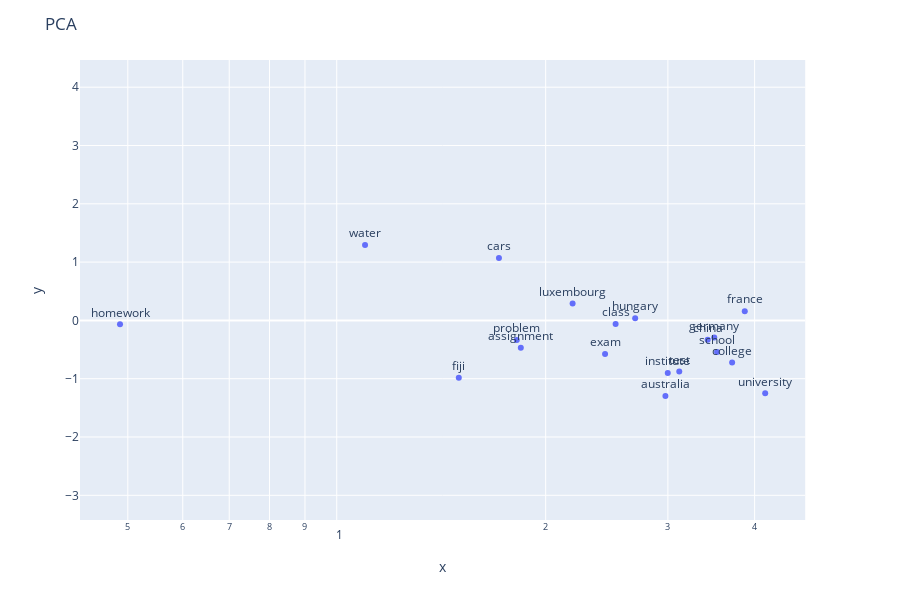

The code cell stored with this chart in its notebook:
### Code cell
display_pca_scatterplot_iplot(model, 
                        ['coffee', 'tea', 'beer', 'wine', 'brandy', 'rum', 'champagne', 'water',
                         'spaghetti', 'borscht', 'hamburger', 'pizza', 'falafel', 'sushi', 'meatballs',
                         'dog', 'horse', 'cat', 'monkey', 'parrot', 'koala', 'lizard',
                         'frog', 'toad', 'monkey', 'ape', 'kangaroo', 'wombat', 'wolf',
                         'france', 'germany', 'hungary', 'luxembourg', 'australia', 'fiji', 'china',
                         'homework', 'assignment', 'problem', 'exam', 'test', 'class',
                         'school', 'college', 'university', 'institute','soda','fanta','cars'])

### Figure 1 — Plotly figure (JSON) as saved in the notebook; plotly's stock layout.template omitted (floating-point values rounded to 4 significant figures)
{"data": [{"hoverlabel": {"namelength": 0}, "hovertemplate": "x=%{x}<br>y=%{y}<br>text=%{text}", "legendgroup": "", "marker": {"color": "#636efa", "symbol": "circle"}, "mode": "markers+text", "name": "", "showlegend": false, "text": ["coffee", "tea", "beer", "wine", "brandy", "rum", "champagne", "water", "spaghetti", "borscht", "hamburger", "pizza", "falafel", "sushi", "meatballs", "dog", "horse", "cat", "monkey", "parrot", "koala", "lizard", "frog", "toad", "monkey", "ape", "kangaroo", "wombat", "wolf", "france", "germany", "hungary", "luxembourg", "australia", "fiji", "china", "homework", "assignment", "problem", "exam", "test", "class", "school", "college", "university", "institute", "soda", "fanta", "cars"], "textposition": "top center", "type": "scatter", "x": [-0.4215, -0.08404, -0.648, -0.07458, -1.555, -2.169, -0.3183, 1.098, -2.806, -2.44, -1.46, -1.827, -2.534, -1.756, -2.926, -1.119, -0.0213, -1.333, -2.173, -2.047, -2.382, -2.227, -2.441, -2.652, -2.173, -2.126, -1.787, -2.376, -0.5323, 3.872, 3.499, 2.691, 2.187, 2.975, 1.499, 3.423, 0.4872, 1.842, 1.817, 2.436, 3.115, 2.522, 3.531, 3.712, 4.143, 2.999, -1.463, -1.69, 1.713], "xaxis": "x", "y": [3.573, 2.99, 3.804, 4.007, 2.625, 3.303, 3.972, 1.294, 0.7655, 0.8014, 0.8847, 2.239, 0.9598, 1.833, 0.51, -1.436, -0.9039, -1.949, -2.674, -2.374, -1.835, -2.785, -2.965, -2.676, -2.674, -2.584, -2.407, -2.555, -1.418, 0.158, -0.2932, 0.03898, 0.2884, -1.295, -0.9821, -0.3329, -0.06775, -0.4675, -0.3366, -0.5775, -0.8745, -0.06036, -0.5435, -0.7224, -1.25, -0.9012, 3.202, 1.618, 1.071], "yaxis": "y"}], "layout": {"height": 600, "legend": {"tracegroupgap": 0}, "margin": {"t": 60}, "title": {"text": "PCA"}, "xaxis": {"anchor": "y", "domain": [0, 0.98], "title": {"text": "x"}, "type": "log"}, "yaxis": {"anchor": "x", "domain": [0, 1], "title": {"text": "y"}}}}
